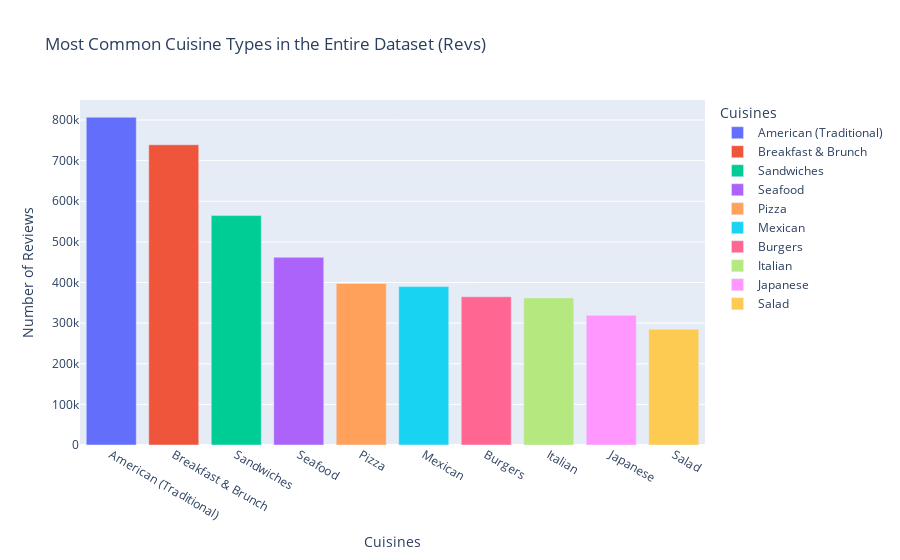

The cell this chart's notebook holds for it:
### Code cell
cuis_plot(revs_cuis, 'Most Common Cuisine Types in the Entire Dataset (Revs)')

### Figure 1 — Plotly figure (JSON) as saved in the notebook; plotly's stock layout.template omitted (floating-point values rounded to 4 significant figures)
{"data": [{"alignmentgroup": "True", "hovertemplate": "Cuisines=%{x}<br>Number of Reviews=%{y}<extra></extra>", "legendgroup": "American (Traditional)", "marker": {"color": "#636efa", "pattern": {"shape": ""}}, "name": "American (Traditional)", "offsetgroup": "American (Traditional)", "orientation": "v", "showlegend": true, "textposition": "auto", "type": "bar", "x": ["American (Traditional)"], "xaxis": "x", "y": [806853], "yaxis": "y"}, {"alignmentgroup": "True", "hovertemplate": "Cuisines=%{x}<br>Number of Reviews=%{y}<extra></extra>", "legendgroup": "Breakfast & Brunch", "marker": {"color": "#EF553B", "pattern": {"shape": ""}}, "name": "Breakfast & Brunch", "offsetgroup": "Breakfast & Brunch", "orientation": "v", "showlegend": true, "textposition": "auto", "type": "bar", "x": ["Breakfast & Brunch"], "xaxis": "x", "y": [739158], "yaxis": "y"}, {"alignmentgroup": "True", "hovertemplate": "Cuisines=%{x}<br>Number of Reviews=%{y}<extra></extra>", "legendgroup": "Sandwiches", "marker": {"color": "#00cc96", "pattern": {"shape": ""}}, "name": "Sandwiches", "offsetgroup": "Sandwiches", "orientation": "v", "showlegend": true, "textposition": "auto", "type": "bar", "x": ["Sandwiches"], "xaxis": "x", "y": [564755], "yaxis": "y"}, {"alignmentgroup": "True", "hovertemplate": "Cuisines=%{x}<br>Number of Reviews=%{y}<extra></extra>", "legendgroup": "Seafood", "marker": {"color": "#ab63fa", "pattern": {"shape": ""}}, "name": "Seafood", "offsetgroup": "Seafood", "orientation": "v", "showlegend": true, "textposition": "auto", "type": "bar", "x": ["Seafood"], "xaxis": "x", "y": [462278], "yaxis": "y"}, {"alignmentgroup": "True", "hovertemplate": "Cuisines=%{x}<br>Number of Reviews=%{y}<extra></extra>", "legendgroup": "Pizza", "marker": {"color": "#FFA15A", "pattern": {"shape": ""}}, "name": "Pizza", "offsetgroup": "Pizza", "orientation": "v", "showlegend": true, "textposition": "auto", "type": "bar", "x": ["Pizza"], "xaxis": "x", "y": [397756], "yaxis": "y"}, {"alignmentgroup": "True", "hovertemplate": "Cuisines=%{x}<br>Number of Reviews=%{y}<extra></extra>", "legendgroup": "Mexican", "marker": {"color": "#19d3f3", "pattern": {"shape": ""}}, "name": "Mexican", "offsetgroup": "Mexican", "orientation": "v", "showlegend": true, "textposition": "auto", "type": "bar", "x": ["Mexican"], "xaxis": "x", "y": [389948], "yaxis": "y"}, {"alignmentgroup": "True", "hovertemplate": "Cuisines=%{x}<br>Number of Reviews=%{y}<extra></extra>", "legendgroup": "Burgers", "marker": {"color": "#FF6692", "pattern": {"shape": ""}}, "name": "Burgers", "offsetgroup": "Burgers", "orientation": "v", "showlegend": true, "textposition": "auto", "type": "bar", "x": ["Burgers"], "xaxis": "x", "y": [364958], "yaxis": "y"}, {"alignmentgroup": "True", "hovertemplate": "Cuisines=%{x}<br>Number of Reviews=%{y}<extra></extra>", "legendgroup": "Italian", "marker": {"color": "#B6E880", "pattern": {"shape": ""}}, "name": "Italian", "offsetgroup": "Italian", "orientation": "v", "showlegend": true, "textposition": "auto", "type": "bar", "x": ["Italian"], "xaxis": "x", "y": [362105], "yaxis": "y"}, {"alignmentgroup": "True", "hovertemplate": "Cuisines=%{x}<br>Number of Reviews=%{y}<extra></extra>", "legendgroup": "Japanese", "marker": {"color": "#FF97FF", "pattern": {"shape": ""}}, "name": "Japanese", "offsetgroup": "Japanese", "orientation": "v", "showlegend": true, "textposition": "auto", "type": "bar", "x": ["Japanese"], "xaxis": "x", "y": [319495], "yaxis": "y"}, {"alignmentgroup": "True", "hovertemplate": "Cuisines=%{x}<br>Number of Reviews=%{y}<extra></extra>", "legendgroup": "Salad", "marker": {"color": "#FECB52", "pattern": {"shape": ""}}, "name": "Salad", "offsetgroup": "Salad", "orientation": "v", "showlegend": true, "textposition": "auto", "type": "bar", "x": ["Salad"], "xaxis": "x", "y": [284964], "yaxis": "y"}], "layout": {"barmode": "relative", "legend": {"title": {"text": "Cuisines"}, "tracegroupgap": 0}, "title": {"text": "Most Common Cuisine Types in the Entire Dataset (Revs)"}, "xaxis": {"anchor": "y", "categoryarray": ["American (Traditional)", "Breakfast & Brunch", "Sandwiches", "Seafood", "Pizza", "Mexican", "Burgers", "Italian", "Japanese", "Salad"], "categoryorder": "array", "domain": [0, 1], "title": {"text": "Cuisines"}}, "yaxis": {"anchor": "x", "domain": [0, 1], "title": {"text": "Number of Reviews"}}}}
